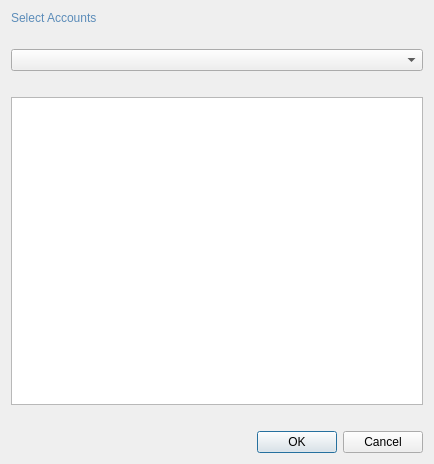
<?xml version="1.0" encoding="UTF-8"?>
<ui version="4.0">
 <class>Dialog</class>
 <widget class="QDialog" name="Dialog">
  <property name="geometry">
   <rect>
    <x>0</x>
    <y>0</y>
    <width>434</width>
    <height>464</height>
   </rect>
  </property>
  <property name="windowTitle">
   <string>Dialog</string>
  </property>
  <layout class="QVBoxLayout" name="verticalLayout">
   <item>
    <widget class="QLabel" name="label">
     <property name="styleSheet">
      <string notr="true">font: 14pt &quot;Arial&quot;;
color: #5b8cb9;</string>
     </property>
     <property name="text">
      <string>Select Accounts</string>
     </property>
    </widget>
   </item>
   <item>
    <spacer name="verticalSpacer">
     <property name="orientation">
      <enum>Qt::Vertical</enum>
     </property>
     <property name="sizeType">
      <enum>QSizePolicy::Fixed</enum>
     </property>
     <property name="sizeHint" stdset="0">
      <size>
       <width>20</width>
       <height>18</height>
      </size>
     </property>
    </spacer>
   </item>
   <item>
    <widget class="QComboBox" name="select_rol">
     <property name="placeholderText">
      <string>Select Rol</string>
     </property>
    </widget>
   </item>
   <item>
    <widget class="QListView" name="listView">
     <property name="styleSheet">
      <string notr="true">margin: 20px 0px;</string>
     </property>
     <property name="selectionMode">
      <enum>QAbstractItemView::ExtendedSelection</enum>
     </property>
    </widget>
   </item>
   <item>
    <widget class="QDialogButtonBox" name="buttonBox">
     <property name="orientation">
      <enum>Qt::Horizontal</enum>
     </property>
     <property name="standardButtons">
      <set>QDialogButtonBox::Cancel|QDialogButtonBox::Ok</set>
     </property>
    </widget>
   </item>
  </layout>
 </widget>
 <resources/>
 <connections>
  <connection>
   <sender>buttonBox</sender>
   <signal>accepted()</signal>
   <receiver>Dialog</receiver>
   <slot>accept()</slot>
   <hints>
    <hint type="sourcelabel">
     <x>248</x>
     <y>254</y>
    </hint>
    <hint type="destinationlabel">
     <x>157</x>
     <y>274</y>
    </hint>
   </hints>
  </connection>
  <connection>
   <sender>buttonBox</sender>
   <signal>rejected()</signal>
   <receiver>Dialog</receiver>
   <slot>reject()</slot>
   <hints>
    <hint type="sourcelabel">
     <x>316</x>
     <y>260</y>
    </hint>
    <hint type="destinationlabel">
     <x>286</x>
     <y>274</y>
    </hint>
   </hints>
  </connection>
 </connections>
</ui>
